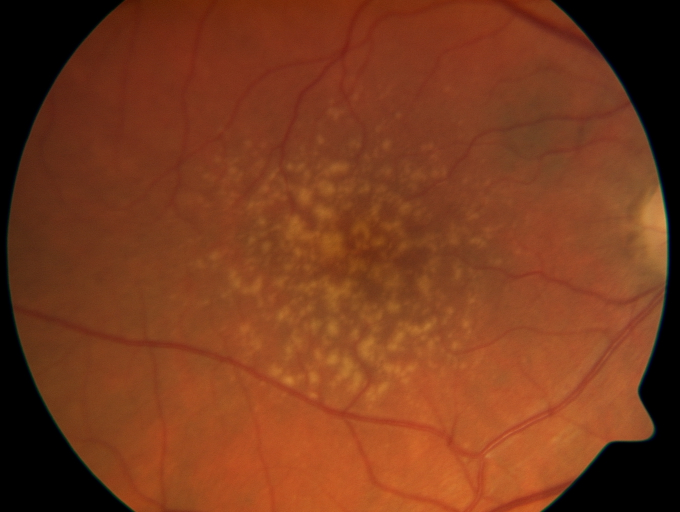
#> input picture Drusen/AWM_2007-07-02_OD_88341.jpg, 1360 x 1024 px (shown at 1/2 size); its folder holds 4 pictures in this run
$ python preprocessing.py
#> lines starting #> are read from the running program, lines starting #| are printed output that depends on the picture
import numpy as np
import os
from PIL import Image


directory_drusen = 'Drusen'
directory_drusen_processed = 'Processed folders\Drusen_processed'

directory_exudate = 'Exudate'
directory_exudate_processed = 'Processed folders\Exudate_processed'

directory_normal = 'Normal'
directory_normal_processed = 'Processed folders\\Normal_processed'


# Define the desired size of the resized image
new_size = (224, 224)

# preprocess Drusen images
for filename in os.listdir(directory_drusen):
    if filename.endswith(".jpg"):
        # Open the image
        image = Image.open(os.path.join(directory_drusen, filename))
#> image is the input picture: PIL image 1360x1024 RGB; mean R, G, B 120.7, 58.2, 29.1

        # Resize the image with bilinear interpolation
        resized_image = image.resize(new_size, resample=Image.BILINEAR)
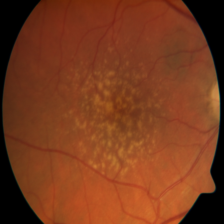
#> resized_image: PIL image 224x224 RGB; mean R, G, B 120.7, 58.2, 29.1

        # turn the image into an array
        image_array = np.array(resized_image)

        # split the image into the three channels R,G,B
        red_channel = image_array[:,:,0]
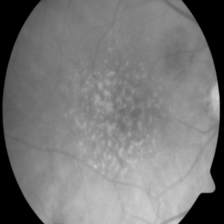
#> red_channel: shape (224, 224); min 0, max 206, mean 120.7
        green_channel = image_array[:,:,1]
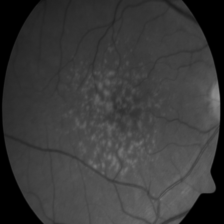
#> green_channel: shape (224, 224); min 0, max 146, mean 58.2
        blue_channel = image_array[:,:,2]
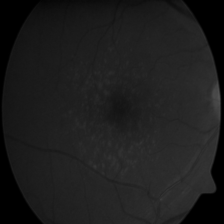
#> blue_channel: shape (224, 224); min 0, max 82, mean 29.1

        # normalize the green channel using standardization
        mean = np.mean(green_channel)
#> mean = 58.2
        std = np.std(green_channel)
#> std = 26.85
        normalized= (green_channel- mean) / std
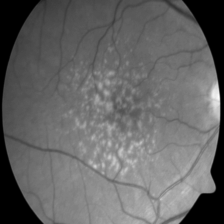
#> normalized: shape (224, 224) float64; min -2.17, max 3.27, mean -9.29e-17; drawn with min black and max white

        # rescale the image intensities to 0-255
        scaled = 255 * (normalized - np.min(normalized)) / (np.max(normalized) - np.min(normalized))
        image_array[:,:,1] = scaled
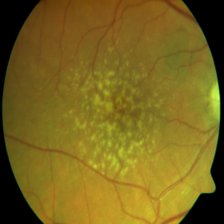
#> image_array: shape (224, 224, 3); mean R, G, B 120.7, 101.2, 29.1
        preprocessed_image = Image.fromarray(image_array)

        # Save the rescaled image with a new filename
        new_filename = os.path.splitext(filename)[0] + '_processed.jpg'
        preprocessed_image.save(os.path.join(directory_drusen_processed, new_filename))
#> pass 2 of the loop `for filename in os.listdir(directory_drusen):`:
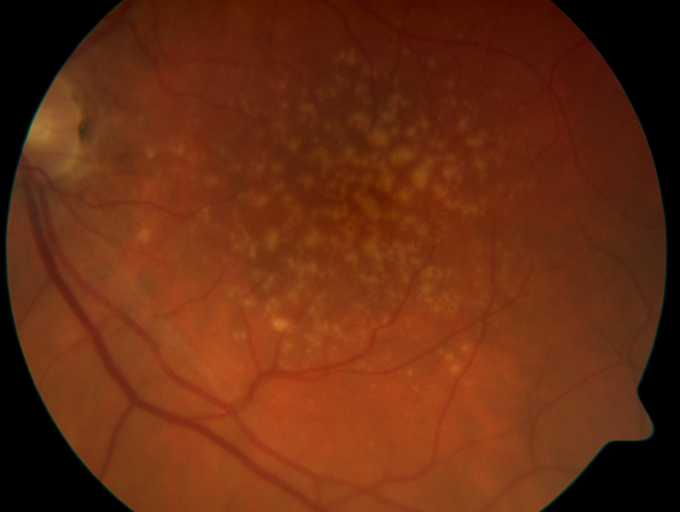
#> input picture Drusen/AWM_2007-07-02_OS_88341.jpg, 1360 x 1024 px (shown at 1/2 size)
#> image is the input picture: PIL image 1360x1024 RGB; mean R, G, B 102.7, 44.1, 17.5
#> `blue_channel = image_array[:,:,2]`:
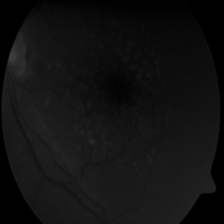
#> blue_channel: shape (224, 224); min 0, max 66, mean 17.5
#> mean = 44.05
#> std = 22.38
#> `image_array[:,:,1] = scaled`:
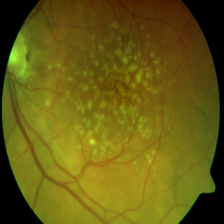
#> image_array: shape (224, 224, 3); mean R, G, B 102.7, 93.2, 17.5
#> pass 3 of the loop `for filename in os.listdir(directory_drusen):`:
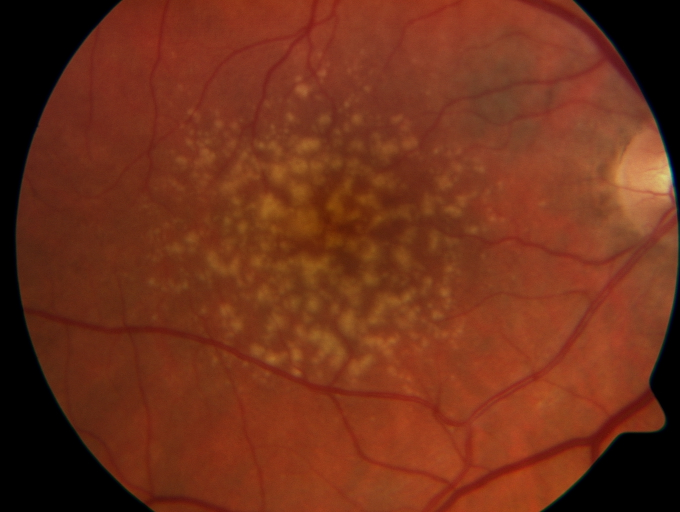
#> input picture Drusen/AWM_2009-11-10_OD_88341.jpg, 1360 x 1024 px (shown at 1/2 size)
#> image is the input picture: PIL image 1360x1024 RGB; mean R, G, B 112.1, 48.6, 25.9
#> `blue_channel = image_array[:,:,2]`:
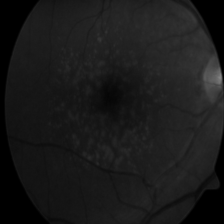
#> blue_channel: shape (224, 224); min 0, max 133, mean 25.9
#> mean = 48.63
#> std = 22.72
#> `image_array[:,:,1] = scaled`:
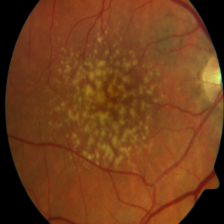
#> image_array: shape (224, 224, 3); mean R, G, B 112.1, 61.3, 25.9
#> the loop made 4 passes; the first 3 are shown

# preprocess Exudate images
#> (the run stopped early here; a loop or call above may not have finished)
